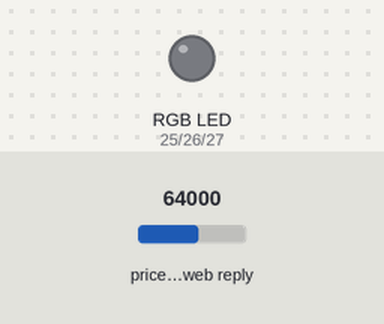
Bench run of a sketch on a simulated ESP32. Parts: an RGB LED mixed from three pins (HIGH = lit). The inputs (shaded band) are chosen by the test bench; at power-on: price in the web reply 64000. WiFi joins after 1.5 s; servers stay silent unless stated; web services answer with replies made up by the test bench; what the sketch prints to the serial monitor is not drawn.

Above: at 0.0 s.
At 2.6 s:
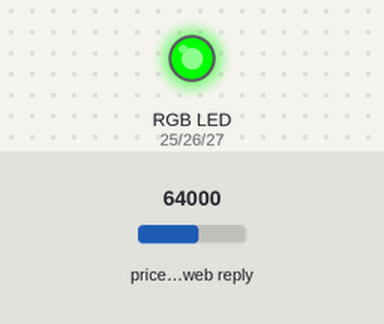
At 4.0 s:
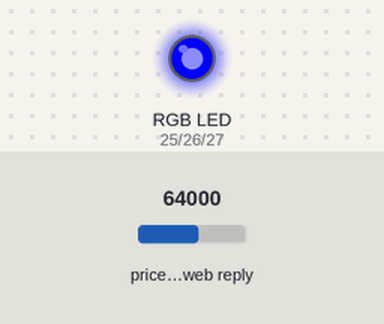
Timing chart, 0 to 5.5 s (numbered marks = the images above):
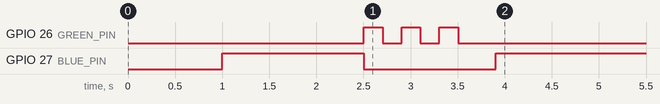

The sketch:

moonlamp.ino
```cpp
#include <WiFi.h>
#include <HTTPClient.h>
#include <ArduinoJson.h>
#include "config.h"

// Price history storage
struct PriceData {
  float price;
  unsigned long timestamp;
};

#define MAX_HISTORY 20  // Store up to 20 price points
PriceData priceHistory[MAX_HISTORY];
int historyCount = 0;

void setup() {
  Serial.begin(115200);
  delay(1000);

  Serial.println("\n=== Ethereum MoonLamp (WiFi Mode) ===");

  // Initialize LED pins
  pinMode(RED_PIN, OUTPUT);
  pinMode(GREEN_PIN, OUTPUT);
  pinMode(BLUE_PIN, OUTPUT);

  // Set LED to blue while connecting
  setColor(0, 0, LED_BRIGHTNESS);

  // Connect to WiFi
  Serial.print("Connecting to WiFi: ");
  Serial.println(WIFI_SSID);

  WiFi.begin(WIFI_SSID, WIFI_PASSWORD);

  int attempts = 0;
  while (WiFi.status() != WL_CONNECTED && attempts < 20) {
    delay(500);
    Serial.print(".");
    attempts++;
  }

  if (WiFi.status() == WL_CONNECTED) {
    Serial.println("\nWiFi Connected!");
    Serial.print("IP Address: ");
    Serial.println(WiFi.localIP());

    // Flash green to indicate WiFi connected
    for (int i = 0; i < 3; i++) {
      setColor(0, LED_BRIGHTNESS, 0);
      delay(200);
      setColor(0, 0, 0);
      delay(200);
    }
  } else {
    Serial.println("\nWiFi Connection Failed!");
    Serial.println("Please check your WiFi credentials in config.h");

    // Flash red to indicate error
    while (true) {
      setColor(LED_BRIGHTNESS, 0, 0);
      delay(500);
      setColor(0, 0, 0);
      delay(500);
    }
  }
}

void loop() {
  if (WiFi.status() == WL_CONNECTED) {
    // Fetch current ETH price
    float currentPrice = fetchEthPrice();

    if (currentPrice > 0) {
      Serial.print("Current ETH Price: $");
      Serial.println(currentPrice, 2);

      // Store price in history
      storePrice(currentPrice);

      // Get historical price for comparison
      float comparePrice = getHistoricalPrice(PRICE_HISTORY_MINUTES);

      if (comparePrice > 0) {
        Serial.print("Price ");
        Serial.print(PRICE_HISTORY_MINUTES);
        Serial.print(" min ago: $");
        Serial.println(comparePrice, 2);

        // Calculate change percentage
        float change = ((currentPrice - comparePrice) / comparePrice) * 100;

        Serial.print("Change: ");
        Serial.print(change, 2);
        Serial.println("%");

        // Update LED based on price movement
        updateLED(change);
      } else {
        // Still building history
        Serial.println("Building price history...");
        setColor(0, 0, LED_BRIGHTNESS); // Blue
      }
    } else {
      Serial.println("Failed to fetch price");
      setColor(255, 255, 0); // Yellow for error
    }
  } else {
    Serial.println("WiFi disconnected! Reconnecting...");
    WiFi.reconnect();
    setColor(LED_BRIGHTNESS, 0, 0); // Red for disconnected
  }

  // Wait before next check
  delay(CHECK_INTERVAL);
}

float fetchEthPrice() {
  HTTPClient http;

  Serial.println("Fetching ETH price from CoinGecko...");

  http.begin("https://api.coingecko.com/api/v3/simple/price?ids=ethereum&vs_currencies=usd");
  http.setTimeout(10000); // 10 second timeout

  int httpCode = http.GET();

  if (httpCode == 200) {
    String payload = http.getString();

    // Parse JSON
    JsonDocument doc;
    DeserializationError error = deserializeJson(doc, payload);

    if (!error) {
      float price = doc["ethereum"]["usd"];
      http.end();
      return price;
    } else {
      Serial.print("JSON parse error: ");
      Serial.println(error.c_str());
    }
  } else {
    Serial.print("HTTP error: ");
    Serial.println(httpCode);
  }

  http.end();
  return 0;
}

void storePrice(float price) {
  unsigned long currentTime = millis() / 1000; // Convert to seconds

  // Add to history
  if (historyCount < MAX_HISTORY) {
    priceHistory[historyCount].price = price;
    priceHistory[historyCount].timestamp = currentTime;
    historyCount++;
  } else {
    // Shift array and add new price
    for (int i = 0; i < MAX_HISTORY - 1; i++) {
      priceHistory[i] = priceHistory[i + 1];
    }
    priceHistory[MAX_HISTORY - 1].price = price;
    priceHistory[MAX_HISTORY - 1].timestamp = currentTime;
  }

  // Remove old data (older than 20 minutes)
  unsigned long cutoffTime = currentTime - (20 * 60);
  int newCount = 0;

  for (int i = 0; i < historyCount; i++) {
    if (priceHistory[i].timestamp > cutoffTime) {
      if (i != newCount) {
        priceHistory[newCount] = priceHistory[i];
      }
      newCount++;
    }
  }

  historyCount = newCount;
}

float getHistoricalPrice(int minutesAgo) {
  if (historyCount < 2) {
    return 0; // Not enough history
  }

  unsigned long currentTime = millis() / 1000;
  unsigned long targetTime = currentTime - (minutesAgo * 60);

  // Find closest price to target time
  int closestIndex = 0;
  unsigned long minDiff = abs((long)(priceHistory[0].timestamp - targetTime));

  for (int i = 1; i < historyCount; i++) {
    unsigned long diff = abs((long)(priceHistory[i].timestamp - targetTime));
    if (diff < minDiff) {
      minDiff = diff;
      closestIndex = i;
    }
  }

  return priceHistory[closestIndex].price;
}

void updateLED(float changePercent) {
  if (changePercent > 0.01) {
    // Price UP - Green
    Serial.println("Status: GREEN (UP)");
    setColor(0, LED_BRIGHTNESS, 0);
  } else if (changePercent < -0.01) {
    // Price DOWN - Red
    Serial.println("Status: RED (DOWN)");
    setColor(LED_BRIGHTNESS, 0, 0);
  } else {
    // No significant change - White
    Serial.println("Status: NEUTRAL");
    setColor(LED_BRIGHTNESS, LED_BRIGHTNESS, LED_BRIGHTNESS);
  }
}

void setColor(int red, int green, int blue) {
  analogWrite(RED_PIN, red);
  analogWrite(GREEN_PIN, green);
  analogWrite(BLUE_PIN, blue);
}
```

config.h
```cpp
// WiFi Configuration
#define WIFI_SSID "YOUR_WIFI_NAME"        // Replace with your WiFi network name
#define WIFI_PASSWORD "YOUR_WIFI_PASSWORD" // Replace with your WiFi password

// RGB LED Pin Configuration (adjust these to match your wiring)
#define RED_PIN 25
#define GREEN_PIN 26
#define BLUE_PIN 27

// LED Brightness (0-255)
#define LED_BRIGHTNESS 255

// Price Check Settings
#define CHECK_INTERVAL 60000        // Check price every 60 seconds (in milliseconds)
#define PRICE_HISTORY_MINUTES 5     // Compare to price from 5 minutes ago
```

Measured:
- by itself, GPIO 27 (BLUE_PIN): HIGH → LOW at 2.5 s, → HIGH 1.4 s later
